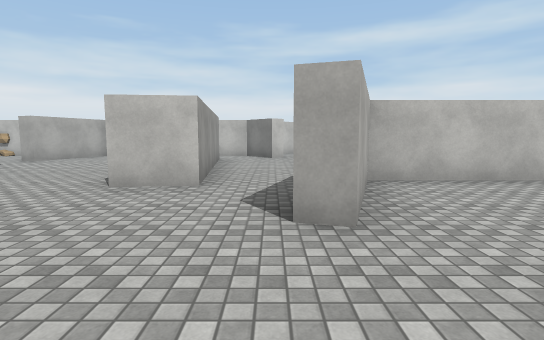
view 1 (above)

24 first-person views from a walk through a 3-D level made in the Unity game engine. The camera is 1.4 m above the floor, tilts 6° down and sees 80° across. The floor is counted in squares, 2 m on a side. Each view is taken from the middle of a square. On the plan, view 1 faces up. The plan holds only what a view shows up to about 10 squares ahead; the rest is blank. The place goes on beyond the plan. The player character is not drawn. Some animated figures are left out. Some surface patterns are stand-ins.

view 2
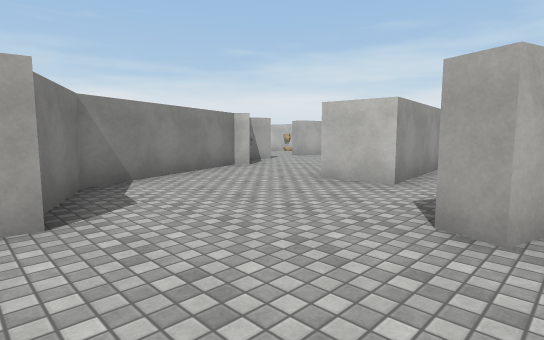

view 3
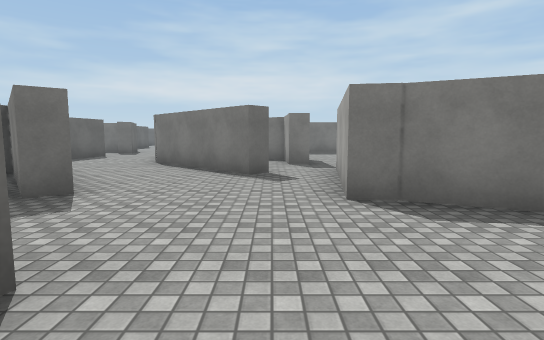

view 4
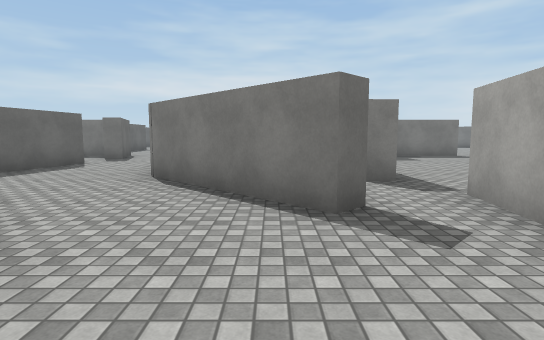

view 5
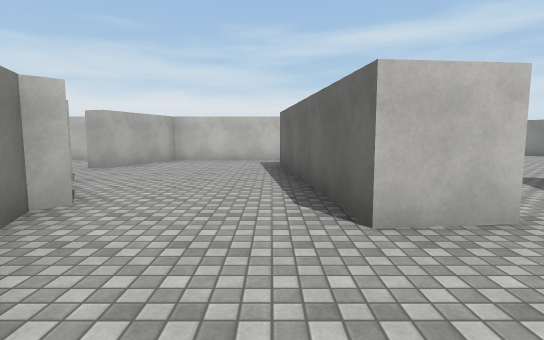

view 6
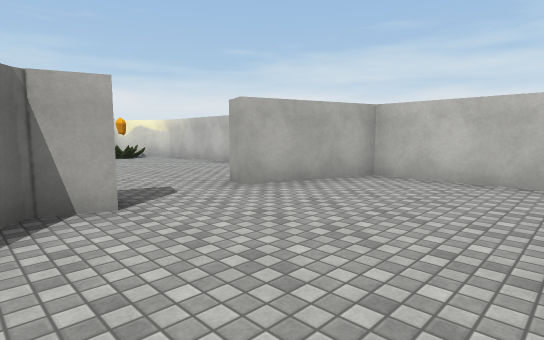

view 7
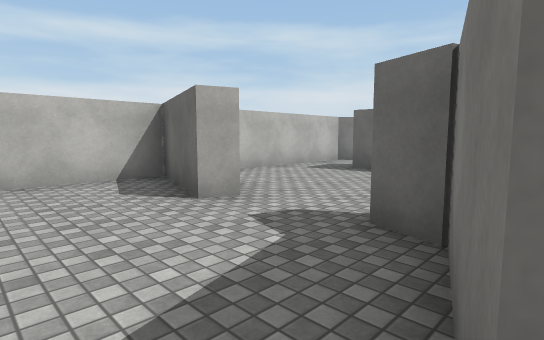

view 8
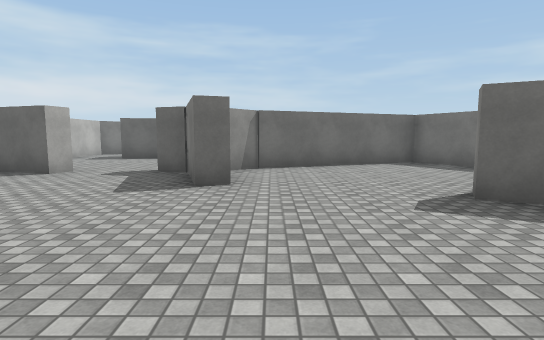

view 9
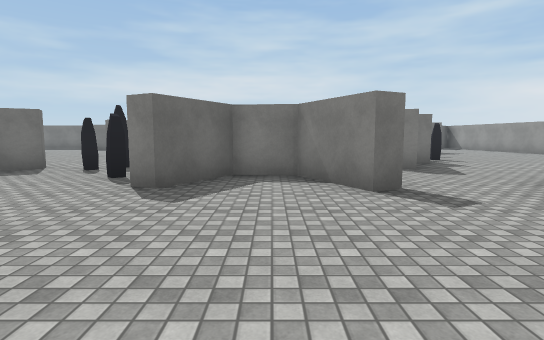

view 10
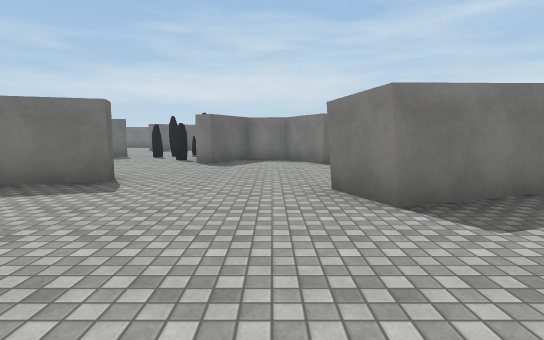

view 11
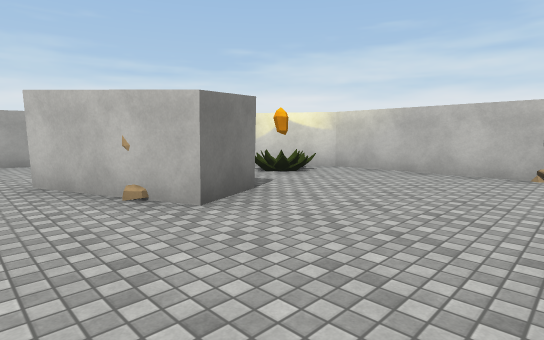

view 12
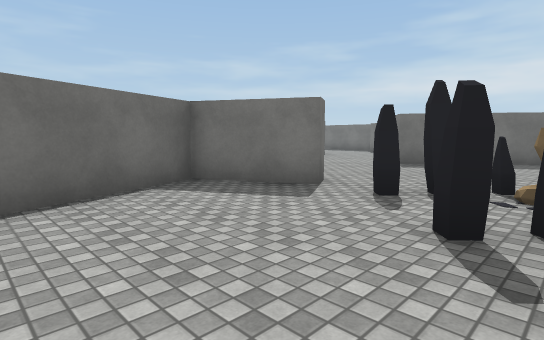

view 13
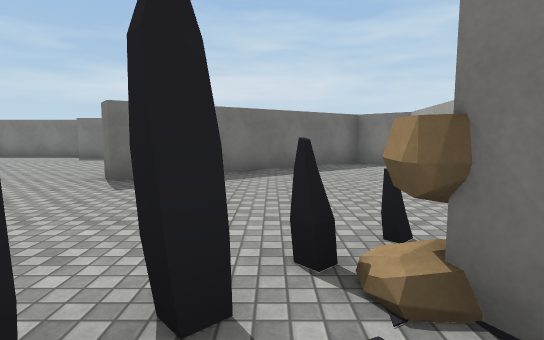

view 14
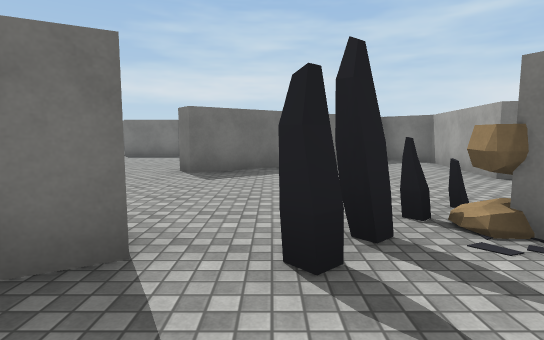

view 15
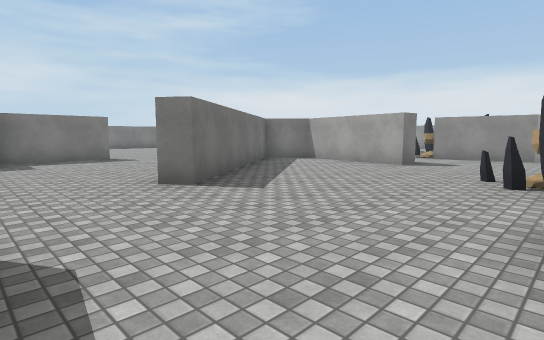

view 16
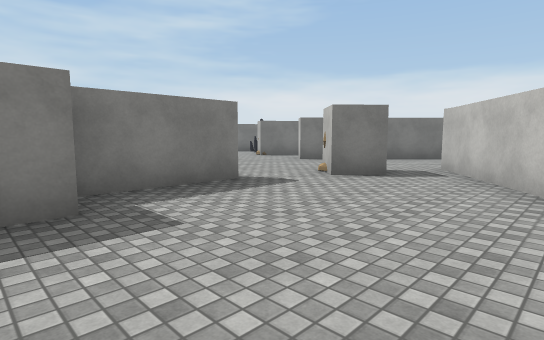

view 17
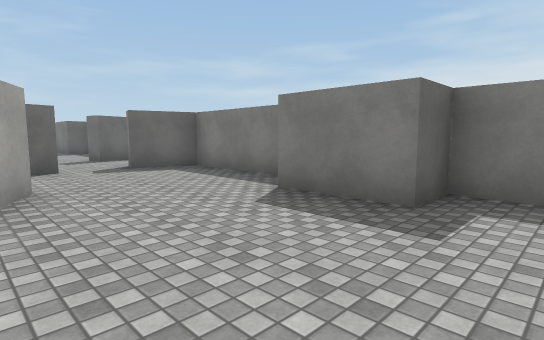

view 18
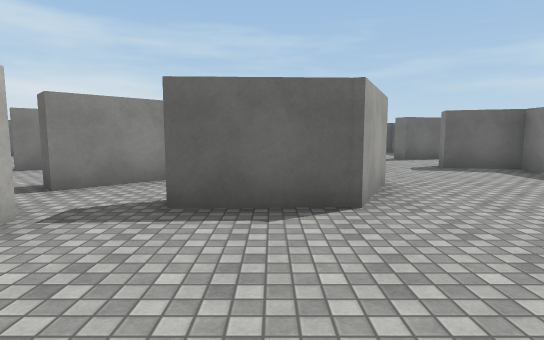

view 19
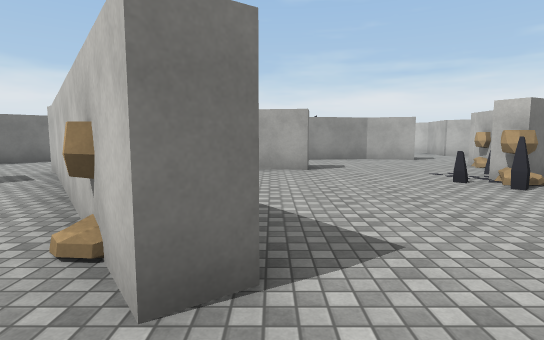

view 20
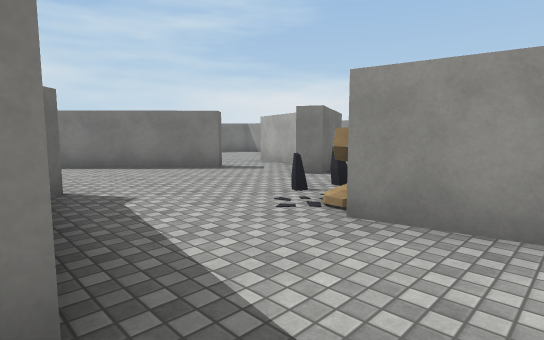

view 21
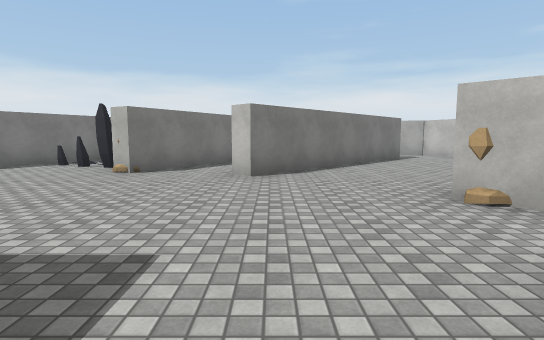

view 22
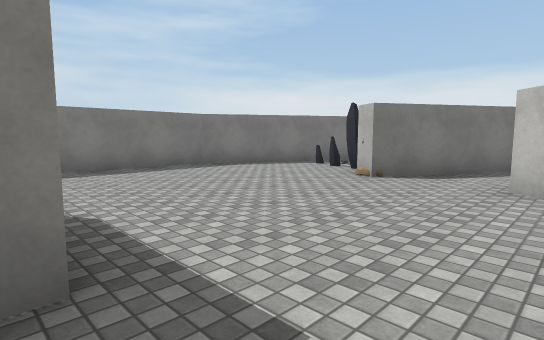

view 23
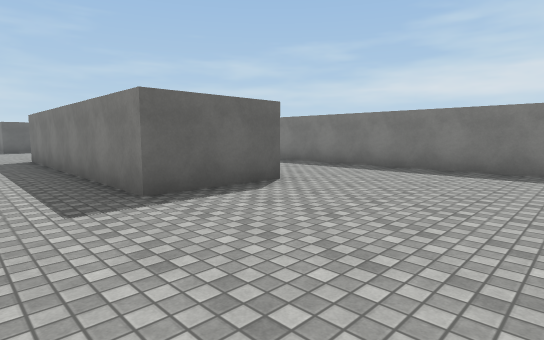

view 24
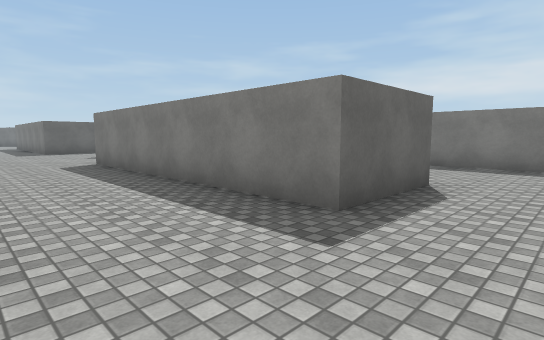

### Floor plan
Key: @ floor where view 1 was taken; # wall or solid block; x gap in a wall; . floor; = window, fence, low wall or low ledge; O other object.
Columns run from 14 left of view 1 to 6 right of it. Each row starts with its distance up from view 1.
 12 ###############
 11 #....O.##.....#
 10 OO.....#.......  ..
  9 .......#....#..
  8 ............#..
  7 ###....#....#..
  6 #.....###...#..
  5 ........##..#..####
  4 .........#....##...
  3 .........##...#...
  2 ..#.##....#......
  1 ..#O##..#### ....
  0 #...###x#...#.@.##
 -1 #....##....##....##
 -2 #..........#..#...#
 -3 #.............##...
 -4 O..#........#. ##..
 -5 =..#...#O...##  #..#
 -6 ...#.###.....#  #..#
 -7 ...###..........#..#
 -8 ....#................
 -9 #....##.........#..#.
-10 ##...#O.######### .#
-11  ##.........
-12   ##...............
-13 #..................
-14 ###.....#######...
-15   #O....#
-16  .#......
-17 ##........
-18  #.........
-19  ###########

Positions as (right, up) in squares from view 1, and headings:
1: (0, 0), facing up
2: (1, 0), facing up-left
3: (-1, 4), facing down
4: (0, 1), facing down
5: (-3, 2), facing up
6: (-3, 6), facing up-left
7: (-9, 6), facing up-right
8: (-13, 5), facing right
9: (-11, 7), facing down
10: (-11, 11), facing down
11: (-9, 5), facing up-left
12: (-9, 4), facing down-right
13: (-8, 1), facing down
14: (-7, 2), facing down
15: (-3, 0), facing down-left
16: (-3, -6), facing down-left
17: (-5, -6), facing down-right
18: (-5, -5), facing right
19: (-4, -4), facing left
20: (-11, -2), facing down-left
21: (-5, -12), facing left
22: (-6, -12), facing down-left
23: (-10, -12), facing down-right
24: (-8, -11), facing down-right
